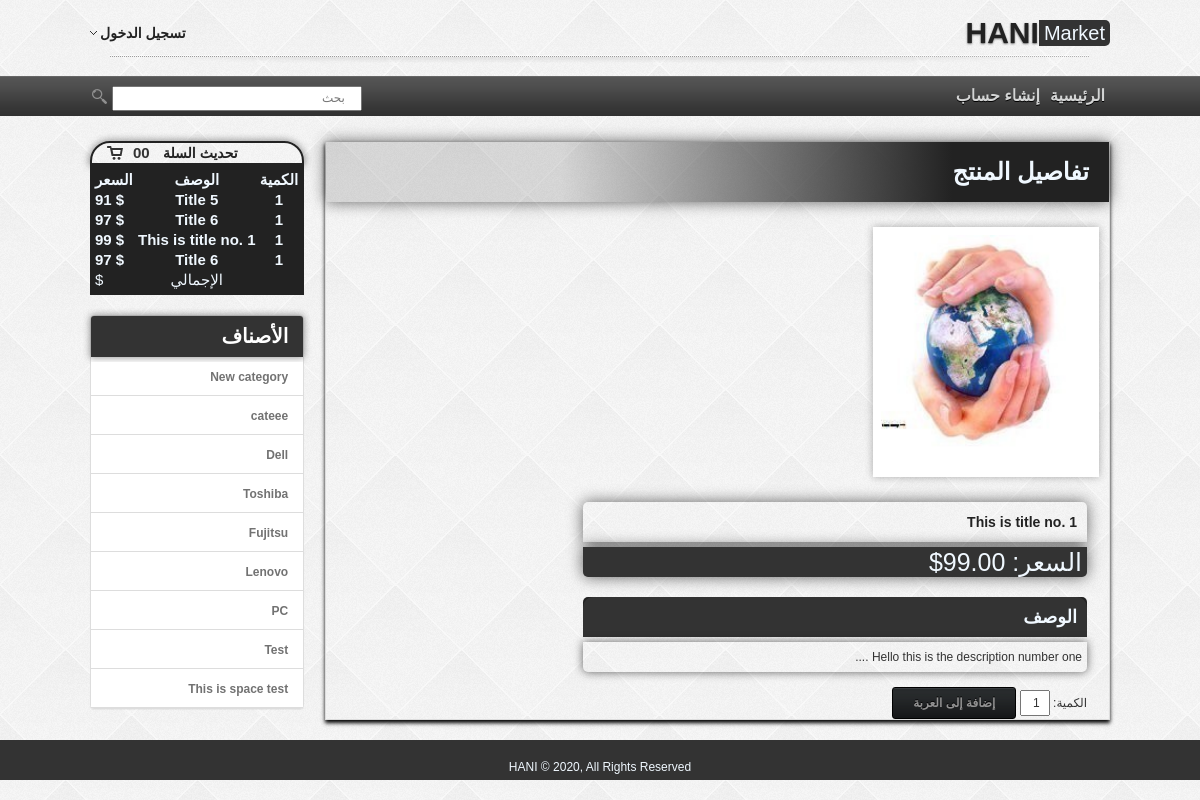
Page /details.php?id=1 on the committed database.
### tables this page shows
CREATE TABLE IF NOT EXISTS `cart` (
  `id` int(3) NOT NULL AUTO_INCREMENT,
  `p_id` int(3) NOT NULL,
  `user_id` int(3) NOT NULL,
  `p_name` varchar(100) NOT NULL,
  `qty` int(5) NOT NULL,
  `price` float NOT NULL,
  PRIMARY KEY (`id`),
  KEY `p_id` (`p_id`,`user_id`),
  KEY `user_id` (`user_id`)
);

CREATE TABLE IF NOT EXISTS `categories` (
  `id` int(10) NOT NULL AUTO_INCREMENT,
  `name` varchar(100) NOT NULL,
  PRIMARY KEY (`id`)
);

CREATE TABLE IF NOT EXISTS `products` (
  `id` int(10) NOT NULL AUTO_INCREMENT,
  `category_id` int(10) NOT NULL,
  `user_id` int(10) NOT NULL,
  `title` varchar(100) NOT NULL,
  `image` varchar(100) NOT NULL,
  `description` text NOT NULL,
  `price` decimal(10,2) NOT NULL,
  `keywords` varchar(100) NOT NULL,
  PRIMARY KEY (`id`),
  KEY `category_id` (`category_id`),
  KEY `user_id` (`user_id`)
);

### details.php (the view, shortened to what this page needs)
<?php include 'includes/header.php'; ?>
<?php
$product_id = $_GET['id'];
$query= "SELECT * FROM products WHERE id= " .$product_id;
$product = mysqli_query($con,$query);
$run_product = mysqli_fetch_array($product);
?>
    <div class="products-container">
        <div class="container_title">
            <h1>تفاصيل المنتج</h1>
        </div>
        <div class="products-body">
            <div class="clear-fix">
                <div class="item-block">
                    <img src="images/<?php echo $run_product['image']; ?>">
                </div>
                <div class="details-body">
                    <h3 class="details-title">
                        <?php echo $run_product['title']; ?> </h3>
                    <div class="details-price">
                        السعر:
                        <?php echo $run_product['price']; ?>$
                    </div>
                    <div class="desc-head">
                        <h2>الوصف</h2>
                    </div>
                    <div class="details-description">
                        <?php echo $run_product['description']; ?>
                    </div>
                    <div class="details-buy">
                        <form method="post" action="cart/id">
                            الكمية: <input class="qty " type="text " name="qty " value="1 " />
                            <button class="black-btn " type="submit "> إضافة إلى العربة </button>
                        </form>
                    </div>
                </div>
            </div>
        </div>
    </div>
    <?php include 'includes/footer.php'; ?>

### includes/header.php (shortened to what this page needs)
<?php
include ("library/database.php");
$categories= "select * from categories";
$run_category = mysqli_query ($con,$categories);
$cart = mysqli_query($con,"select * from cart");
?>
    <!DOCTYPE html>
    <html dir="rtl">
    <head>
        <link rel="stylesheet" href="css/style.css" type="text/css" media="all" />
    </head>
    <body>
        <header class="main-header">
            <div class="top_header">
                <a href="index.php" class="logo">HANI<span class="market">Market</span></a>
                <?php if (!isset($_COOKIE['user_name'])) :?>
                <input type="button" class="account" value="تسجيل الدخول">
                <?php else :?>
                <a href="#" class="account">مرحباً <?php echo $_COOKIE['user_name']; ?></a>
                <?php endif ; ?>
            </div>
        </header>
        <div class="navbar">
            <div class="main-navbar">
                <ul class="right-nav">
                    <li><a href="index.php">الرئيسية</a></li>
                    <li><a href="register.php">إنشاء حساب</a></li>
                </ul>
                <div class="search">
                    <form action="search.php" method="get" enctype="multipart/form-data">
                        <input type="text" name="value" placeholder="بحث" class="search-input" />
                        <input type="submit" name="search" class="search-submit" />
                    </form>
                </div>
            </div>
        </div>
        <div id="body-wrapper">
            <div class="sidebar">
                <div class="row">
                    <form action="cart.php" method="post">
                        <div class="table-head">
                            <table cellpadding="5" cellspacing="1" style="width:100%" border="none">
                                <tr>
                                    <th class="cart-ico"></th>
                                    <th>
                                        00
                                    </th>
                                    <th><a href="cart.php">تحديث السلة</a></th>
                                </tr>
                            </table>
                        </div>
                    </form>
                    <div class="cart-block">
                        <form action="header.php" method="post">
                            <table cellpadding="5" cellspacing="1" style="width:100%" border="none">
                                <tr>
                                    <th style="text-align:center">الكمية</th>
                                    <th style="text-align:center">الوصف</th>
                                    <th style="text-align:left">السعر</th>
                                </tr>
                                <?php while ($row=mysqli_fetch_array($cart)):?>
                                <tr>
                                    <th style="text-align:center">
                                        <?php echo $row['qty'];?>
                                    </th>
                                    <th style="text-align:center">
                                        <?php echo $row['p_name'];?>
                                    </th>
                                    <th style="text-align:left">
                                        $
                                        <?php echo $row['price'];?>
                                    </th>
                                </tr>
                                <?php endwhile; ?>
                                <tr>
                                    <td>
                                    </td>
                                    <td style="text-align:center">الإجمالي</td>
                                    <td style="text-align:left">$
                                    </td>
                                </tr>
                            </table>
                        </form>
                    </div>
                    <div class="cate-panel">
                        <div class="panel-header">
                            <h3 class="panel-title">الأصناف</h3>
                        </div>
                        <?php while ($row=mysqli_fetch_array($run_category)) : ?>
                        <ul class="list-group">
                            <li class="list-group-item">
                                <a href="products.php?category_id=<?php echo $row['id'];?>">
                                    <?php echo $row ['name']; ?>
                                </a>
                            </li>
                        </ul>
                        <?php endwhile ; ?>
                    </div>
                </div>
            </div>

### rows in the picture
cart: qty "1", p_name "Title 5", price "91"
cart: qty "1", p_name "Title 6", price "97"
cart: qty "1", p_name "This is title no. 1", price "99"
cart: qty "1", p_name "Title 6", price "97"
categories: name "New category"
categories: name "cateee"
categories: name "Dell"
categories: name "Toshiba"
categories: name "Fujitsu"
categories: name "Lenovo"
categories: name "PC"
categories: name "Test"
categories: name "This is space test"
products: image (picture), title "This is title no. 1", price "99.00", description "Hello this is the description number one ...."
